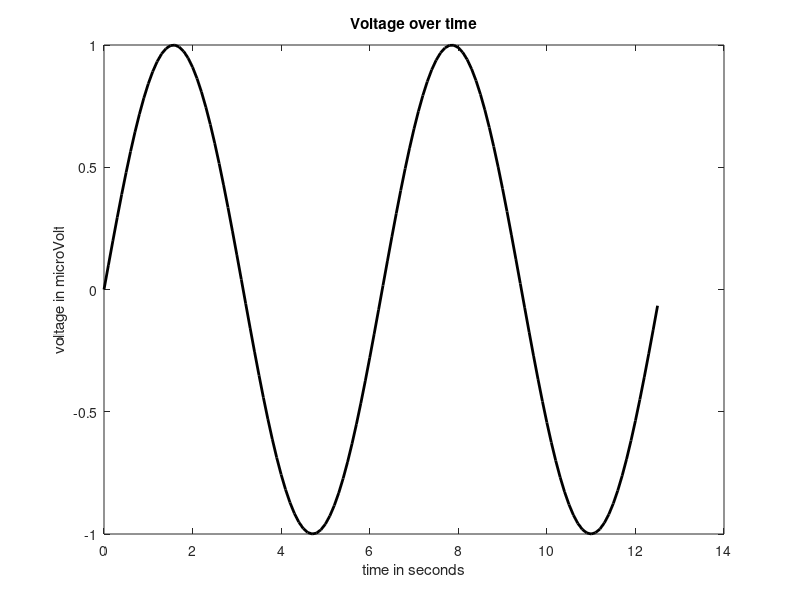

MATLAB code for this plot: (Note: this script raises an error after producing the figure.)
% Everything to the right of a percentage sign is a comment. It is ignored
% by MATLAB and rendered in greed (by default)

%I highly recommend getting into the habit of commenting profusely. 
%For beginners, I recommend the following policy: 
%1) Write a header paragraph at the beginning of the file outlining what
%the program does, what assumption it makes, what inputs it takes, what
%outputs it makes, who made it, when (version history) and how to get a
%hold of them if there are questions. 
%2) Write another paragraph what a code *section* is supposed to do (the
%strategic goal)
%3) Writing in line (at the end of each line little pointers explaining
%literally what the line does)


%Let's start over. If this was a real file: Header
%This file represents our first script. For now, we just use it as a
%repository for commands. We could have typed everything here in the
%command line. This particular script will focus on introducing graphing
%and plotting functionality. 
%Dependencies and assumptions: None
%Version history: V1 - 02/06/2018: The initial program
%Who did this (your name) and your email


%% (double percentages without space) indicate a code section 
%This is auto-bolded. It allows you to organize your code into logical
%segments that you can execute at once. This is highly recommended.
%Sections are executed by command (on mac) or Ctrl (on pc) and enter at the
%same time. 

%% 0 Initialization (wiping the memory (if you want to) and initialize parameters

%Wiping - starting from a blank slate
clear all %This command clears the workspace (memory)
close all %This closes all open figures
clc %Clears the screen

%Choices, parameters and constants that modify the execution of the script
startPlot = 0; %This is where we start to plot
stepSize = 0.1; %This is the granularity of our plotting
endPlot = 4*pi; %End of plot
lineThickness = 2; %Line thickness
nyuPurple = [87 6 140]./255; %NYU purple
fS = 14; %Our default fontsize
fN = 'Arial'; %our default font name
%% 1 Basic plotting
figure %Opens a new figure. If you don't specify this, it will open one for you, but it is wise to make it explicit
x = startPlot:stepSize:endPlot; %x-variable
y = sin(x); %Taking the sine of x
h = plot(x,y) %Plotting y against x and assigning it to handle "h"
shg %Show graph. Some versions of Matlab auto-shg. I make it explicit
xlabel('time in seconds') %Adding an x-label
ylabel('voltage in microVolt') %Adding a y-label
title('Voltage over time') %Adding a title

%% 2 Taking full control of the figure appearance by getting a handle on things

%a) Line thickness
set(h,'linewidth',lineThickness)

%If you are unsure of what properties you can modify, use the "get"
%function and feed it the figure or axes handle

%b) Line color
set(h,'Color','k') %Making the line black
%There are 8 predefined colors, such as black, green, blue and so on. 
%Not NYU purple and not pink. 
%So you can also use RGB values, which we will provide as a vector
%Since Matlab 2014b, you can also set the properties of your handle in a
%different way, without using set. It's object-oriented . notation
h.Color = nyuPurple; %Setting the color method of the h object to nyu Purple

%c) Other stuff
xlim([startPlot endPlot]) %Now our plotting limits are the same as the data limits
deanLine = line([startPlot endPlot],[0 0]) %Adding a zero line
deanLine.Color = 'k' %Black
deanLine.LineStyle = '--' %Dashed line

%d) This figure violates all of Tufte's commandments. Let's fix some of
%them
box off %Take off meaningless lines that box in the figure
set(gca, 'tickdir', 'out') %Using the "gca" which is the 'get current axes' command instead of an explicit axes handle
set(gca, 'FontSize', fS)
set(gca, 'fontName', fN)
set(gca, 'fontAngle', 'italic')


%% 3 Adding a 2nd line to the plot (the plot thickens)
z = cos(x); %Cosine

%In order to *add* this line to the existing plot, we literally need to
%hold on
hold on %This sets the hold on
lizMorganHandle = plot(x,z) %Plotting z vs. x, with new object handle
shg %Show graph again
lizMorganHandle.Color = 'k' %Make it black
lizMorganHandle.LineWidth = lineThickness %Make it thick

%We now named our object handle something memorable, instead of just "h" or
%- what I've seen "h1", "h2" and so on. Usually, you will have more than 16
%handles. So make it memorable. Again. Literally whatever you want. 
legend([h, lizMorganHandle], 'Condition 1', ...
    'Condition 2','Location', 'SouthEastOutside')

set(gcf,'color','w') %Make the figure white. gcf: Get current figure

%% 4 Multi-panel figures - instead of plotting 2 lines in one figure (which looks crowded, we now put them into subpanels)
newFigure = figure %We now assign a figure handle. In general, assign a handle to anything you want to have a handle on
%set(newFigure,'Position', [400 500 50 50]) Commenting out a line
subplot(2,1,1) %Open a subplot (think panel) in an arrangement of 2 rows, 1 column, then open the first one
hSine = plot(x,y) %Put the sine here
%Adding markers
set(hSine,'Marker','*') %Putting stars on
set(hSine,'MarkerEdgeColor', nyuPurple) %Make it purple
set(hSine,'MarkerSize',10) %Change size
subplot(2,1,2) %Open the 2nd subplot
hCos = plot(x,z) %Put the cosine here
hCos.Marker = 'diamond'
hCos.MarkerFaceColor = 'y'
hCos.MarkerEdgeColor = 'k'

%% 5 Indexing and laying out subplots (panels)
figure
subplot(2,3,1) 
plot(x,x)
title('1')
subplot(2,3,2) 
plot(x,y)
title('2')
subplot(2,3,3) 
plot(x,z)
title('3')
subplot(2,3,4) 
plot(y,z)
title('4')
subplot(2,3,5) 
plot3(x,y,z)
title('5')
subplot(2,3,6) 
plot3(x,x,y)
title('6')

%% 6 Histograms! (Counts per bin of continuous data. They touch)
SATA = randn(1e6,1); %Draw randomly, a million times from a normal distribution
nBins = 100; %Make it reasonable, given how many samples we have
figure 
subplot(1,2,1)
hist(SATA, nBins) %This makes a histogram. But it is the old way. the hist function has been with us for decades. It sucks. But it will always work
subplot(1,2,2)
histogram(SATA, nBins) %Also makes a histogram. With a new and much improved function. But not all of you will have it

%% 7 Bars and errors
numCond = 4; %Number of conditions
x = 1:numCond; %x base
y = 1:numCond; %Mean response
z = ones(1,4).*0.75; %Error - something reasonable 

figure
subplot(1,2,1) %Here, we put the bar graphs - they don't touch. Categorical
morgan = bar(x,y)
set(morgan,'FaceColor', [0.85 0.85 0.85]) %A light shade of gray

subplot(1,2,2) %Same bars, but with error bars
morgan = bar(x,y)
set(morgan,'FaceColor', [0.85 0.85 0.85]) %A light shade of gray
hold on %If we don't hold on, the error bars will overwrite the bars
ebar = errorbar(x,y,z)
set(ebar,'linestyle','none')
set(ebar,'color','r')
set(ebar,'linewidth',1)









